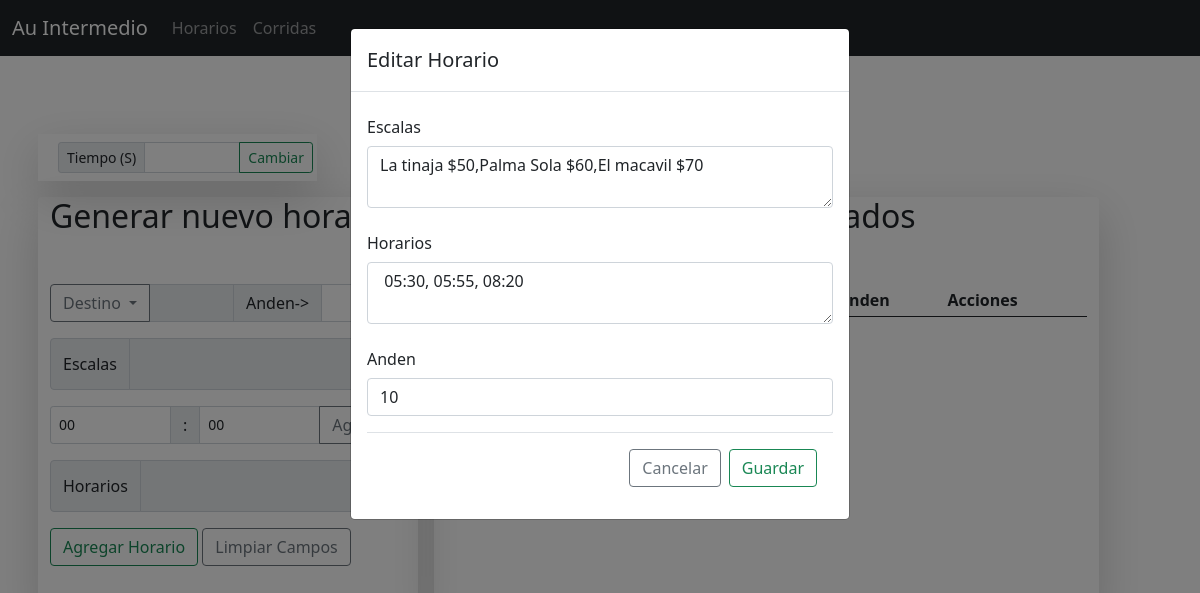
Before: /modal/1 with the older database file.
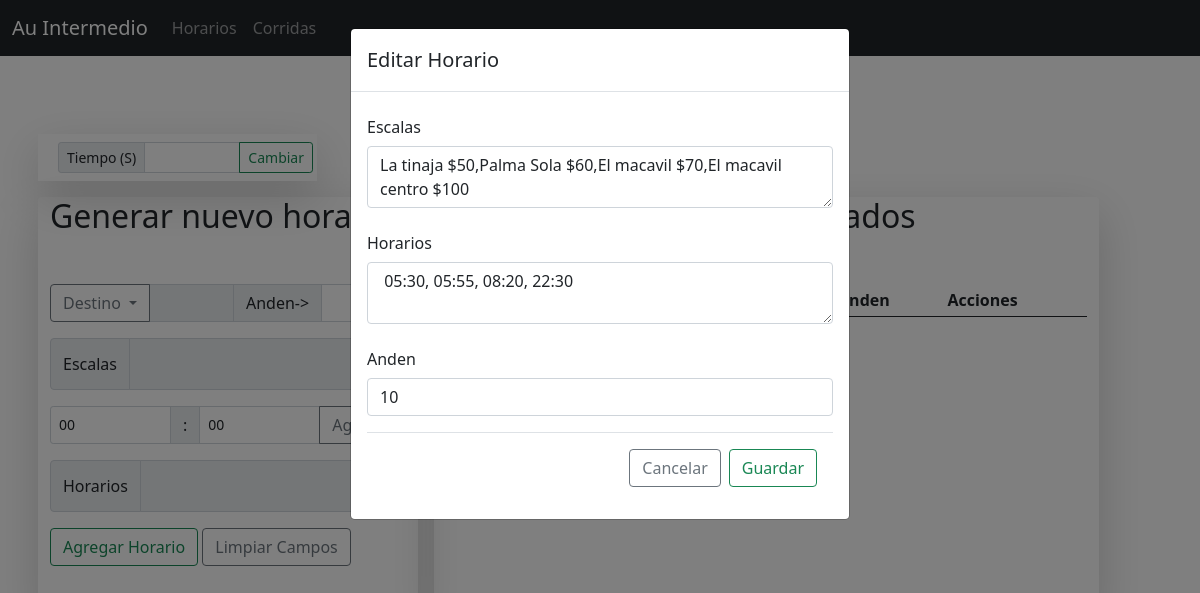
After: the same page with the newer database file.
### app.py (models this page shows)
class Horarios(db.Model):
    __tablename__ = "horario"
    id = db.Column(db.Integer, primary_key = True)
    destino = db.Column(db.String(100), nullable = False)
    escala = db.Column(db.String, nullable = False)
    horario = db.Column(db.String, nullable = False)
    anden = db.Column(db.Integer, nullable = False)

### app.py (the view)
@app.route('/modal/<id>', methods = ['GET', 'POST'])
def modal(id):
    id = id
    return render_template('modal.html', horario = Horarios.query.filter(Horarios.id == id).first())

### templates/modal.html (shortened to what the changed rows need)
{% extends 'base.html' %}
{% block content %}
      <div class="row justify-content-center mb-3">
        <h2 class=" d-flex justify-content-center">Horarios Servicio Intermedio</h2>
      </div>
      <div class="formcontent col-md-12 col-ms-12 col-lg-4 m-2 rounded-2 shadow-lg bg-transparent">
        <h2 class="mb-5">Generar nuevo horario</h2>
      </div>
      <div class="tablecontent col-md-12 col-sm-12 col-lg-7 rounded-2 m-2 shadow-lg bg-transparent">
          <h2 class="mb-5 text-center">Horarios agregados</h2>
          <table class="table table-sm table-striped align-middle">
            <thead>
              <tr>
                <th>Destino</th>
                <th>Escalas</th>
                <th>Horarios</th>
                <th>Anden</th>
                <th>Acciones</th>
              </tr>
            </thead>
          </table>
      </div>
    {% endblock %}
    {% block modal %}
		<div class="modal fade " id="modal" tabindex="-1" aria-labelledby="exampleModalLabel" aria-hidden="Flase">
		  <div class="modal-dialog">
		    <div class="modal-content" >
		      <div class="modal-body" >
		        <form action="/edith/{{horario.id}}" method="post">
		          <div class="mb-3">
		            <label for="recipient-name" class="col-form-label">Escalas</label>
		            <textarea class="form-control" id="escalas" name="escala">{{horario.escala}} </textarea>
		          </div>
		          <div class="mb-3">
		            <label for="message-text" class="col-form-label">Horarios</label>
		            <textarea class="form-control" id="horarios" name="horario">{{horario.horario}} </textarea>
		          </div>
		          <div class="mb-3">
		            <label for="message-text" class="col-form-label">Anden</label>
		            <input type="text" class="form-control" id="anden" name="anden" value="{{horario.anden}}">
		          </div>
		        </form>
		      </div>
		    </div>
		  </div>
		</div>
    {% endblock %}

Changed rows visible on the page:
changed Horarios: escala "La tinaja $50,Palma Sola $60,El macavil $70" → "La tinaja $50,Palma Sola $60,El macavil $70,El macavil centro $100"; horario "05:30, 05:55, 08:20" → "05:30, 05:55, 08:20, 22:30"
